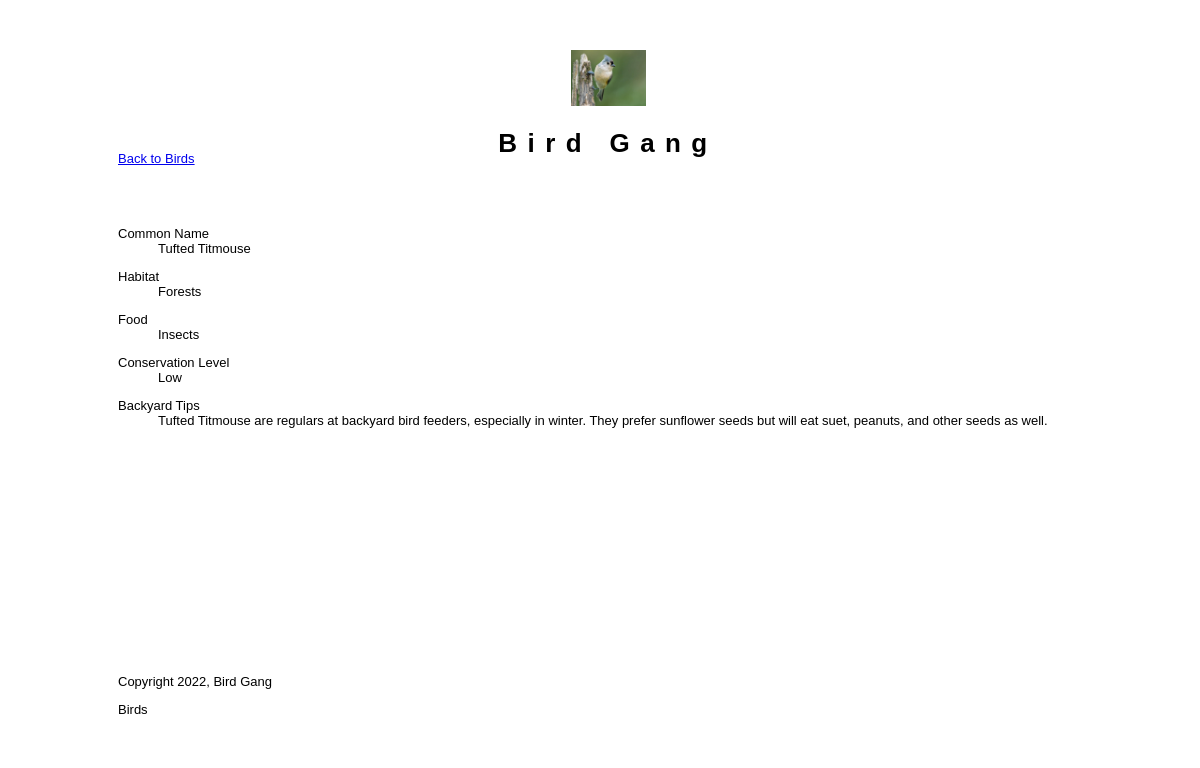
The app's page /detail.php?id=9 with its own data.
### tables this page shows
CREATE TABLE `birds` (
  `id` int(11) NOT NULL,
  `common_name` varchar(100) NOT NULL,
  `habitat` varchar(100) NOT NULL,
  `food` varchar(100) NOT NULL,
  `conservation_id` tinyint(4) NOT NULL,
  `backyard_tips` varchar(255) NOT NULL
);

### private/classes/bird.class.php (called while the page is built, shortened)
<?php
class Bird {
  static protected $database;
  static public function set_database($database) {
    self::$database = $database;
  }
  static public function find_by_sql($sql) {
    $result = self::$database->query($sql);
    $objectArray = [];
    while ($record = $result->fetch_assoc()){
      $objectArray[] = self::instantiate($record);
    }
    return $objectArray;
  }
  static public function find_by_id($id)
  {
      $sql = "SELECT * FROM birds ";
      $sql .= "WHERE id='" . self::$database->escape_string($id) . "'";
      $obj_array = self::find_by_sql($sql);
      if (!empty($obj_array)) {
          return array_shift($obj_array);
      } else {
          return false;
      }
  }
  static protected function instantiate($record) {
    $object = new self;
    foreach($record as $property => $value) {
      if(property_exists($object, $property)) {
        $object->$property = $value;
      }
    }
    return $object;
  }
  protected $conservation_id;
  public function conservation() {
    if ($this -> conservation_id > 0) {
      return self::CONSERVATION[$this -> conservation_id];
    } else {
      return "Unknown";
    }
  }
}
?>

### private/functions.php (called while the page is built, shortened)
<?php
function h($string="") {
  return htmlspecialchars($string);
}
?>

### public/detail.php (the view, shortened to what this page needs)
<?php include(SHARED_PATH . '/public_header.php'); ?>
<?php
$id = $_GET['id'] ?? false;
$bird = Bird::find_by_id($id);
?>
<div id="main">
  <a href="bird.php">Back to Birds</a>
  <div id="page">
    <div class="detail">
      <dl>
        <dt>Common Name</dt>
        <dd><?php echo h($bird->common_name); ?></dd>
      </dl>
      <dl>
        <dt>Habitat</dt>
        <dd><?php echo h($bird->habitat); ?></dd>
      </dl>
      <dl>
        <dt>Food</dt>
        <dd><?php echo h($bird->food); ?></dd>
      </dl>
      <dl>
        <dt>Conservation Level</dt>
        <dd><?php echo h($bird->conservation()); ?></dd>
      </dl>
      <dl>
        <dt>Backyard Tips</dt>
        <dd><?php echo h($bird->backyard_tips); ?></dd>
      </dl>
    </div>
  </div>
</div>
<?php include(SHARED_PATH . '/public_footer.php'); ?>

### public/stylesheets/public.css (style rules this page uses)
html { height: 100%; width: 100%; }
body { width: 100%; height: 100%; border: 0; font: 13px/15px Verdana, Arial, Helvetica, sans-serif; background: #FFFFFF; }
#main { width: 980px; height: 500px; margin: 0 auto; padding: 0; }
div#page { margin: 60px auto; }

### records on screen
birds: common_name "Tufted Titmouse", habitat "Forests", food "Insects", conservation "Low", backyard_tips "Tufted Titmouse are regulars at backyard bird feeders, especially in winter. They prefer sunflower seeds but will eat suet, peanuts, and other seeds as well."
